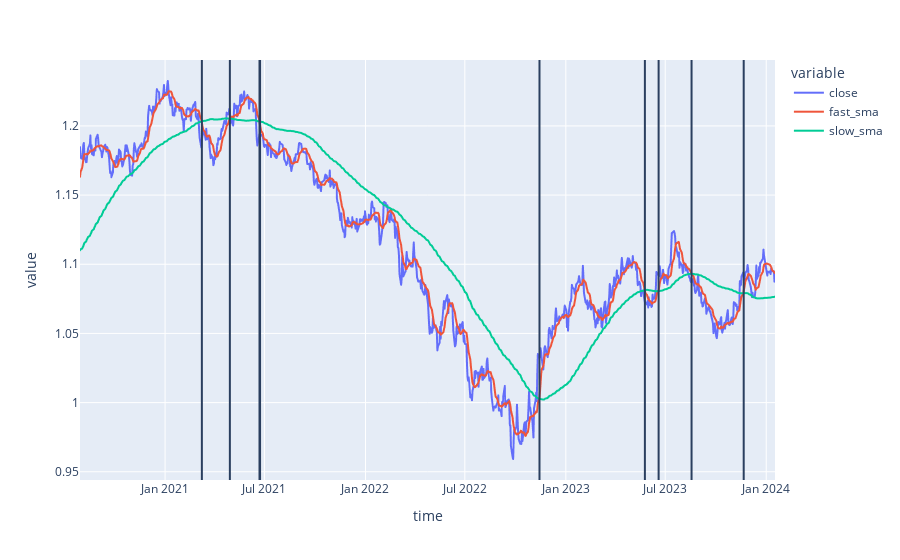

The notebook cell this image was saved under:
### Code cell
# visualize close price
fig = px.line(df, x='time', y=['close', 'fast_sma', 'slow_sma'])

for i, row in signal.iterrows():
    fig.add_vline(x=row.time)
    
fig.show()

### Figure 1 — Plotly figure (JSON) as saved in the notebook; plotly's stock layout.template omitted (floating-point values rounded to 4 significant figures; data arrays with more than 128 entries replaced by an {"elided": "..."} marker saying what was removed)
{"data": [{"hovertemplate": "variable=close<br>time=%{x}<br>value=%{y}<extra></extra>", "legendgroup": "close", "line": {"color": "#636efa", "dash": "solid"}, "marker": {"symbol": "circle"}, "mode": "lines", "name": "close", "showlegend": true, "type": "scattergl", "x": {"elided": "901 str values"}, "xaxis": "x", "y": {"elided": "901 float values"}, "yaxis": "y"}, {"hovertemplate": "variable=fast_sma<br>time=%{x}<br>value=%{y}<extra></extra>", "legendgroup": "fast_sma", "line": {"color": "#EF553B", "dash": "solid"}, "marker": {"symbol": "circle"}, "mode": "lines", "name": "fast_sma", "showlegend": true, "type": "scattergl", "x": {"elided": "901 str values"}, "xaxis": "x", "y": {"elided": "901 float values"}, "yaxis": "y"}, {"hovertemplate": "variable=slow_sma<br>time=%{x}<br>value=%{y}<extra></extra>", "legendgroup": "slow_sma", "line": {"color": "#00cc96", "dash": "solid"}, "marker": {"symbol": "circle"}, "mode": "lines", "name": "slow_sma", "showlegend": true, "type": "scattergl", "x": {"elided": "901 str values"}, "xaxis": "x", "y": {"elided": "901 float values"}, "yaxis": "y"}], "layout": {"legend": {"title": {"text": "variable"}, "tracegroupgap": 0}, "margin": {"t": 60}, "shapes": [{"type": "line", "x0": "2021-03-09T00:00:00", "x1": "2021-03-09T00:00:00", "xref": "x", "y0": 0, "y1": 1, "yref": "y domain"}, {"type": "line", "x0": "2021-04-29T00:00:00", "x1": "2021-04-29T00:00:00", "xref": "x", "y0": 0, "y1": 1, "yref": "y domain"}, {"type": "line", "x0": "2021-06-22T00:00:00", "x1": "2021-06-22T00:00:00", "xref": "x", "y0": 0, "y1": 1, "yref": "y domain"}, {"type": "line", "x0": "2021-06-23T00:00:00", "x1": "2021-06-23T00:00:00", "xref": "x", "y0": 0, "y1": 1, "yref": "y domain"}, {"type": "line", "x0": "2022-11-14T00:00:00", "x1": "2022-11-14T00:00:00", "xref": "x", "y0": 0, "y1": 1, "yref": "y domain"}, {"type": "line", "x0": "2023-05-25T00:00:00", "x1": "2023-05-25T00:00:00", "xref": "x", "y0": 0, "y1": 1, "yref": "y domain"}, {"type": "line", "x0": "2023-06-19T00:00:00", "x1": "2023-06-19T00:00:00", "xref": "x", "y0": 0, "y1": 1, "yref": "y domain"}, {"type": "line", "x0": "2023-08-18T00:00:00", "x1": "2023-08-18T00:00:00", "xref": "x", "y0": 0, "y1": 1, "yref": "y domain"}, {"type": "line", "x0": "2023-11-21T00:00:00", "x1": "2023-11-21T00:00:00", "xref": "x", "y0": 0, "y1": 1, "yref": "y domain"}], "xaxis": {"anchor": "y", "domain": [0, 1], "title": {"text": "time"}}, "yaxis": {"anchor": "x", "domain": [0, 1], "title": {"text": "value"}}}}
